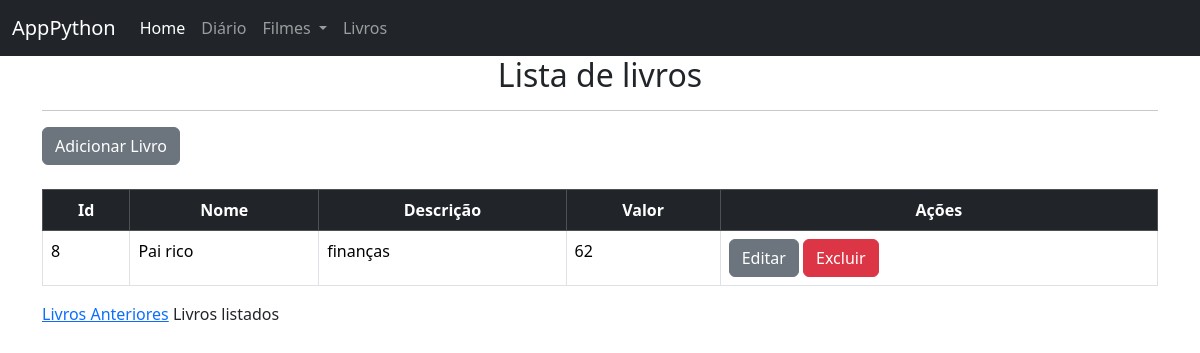
The page /livros?page=2 on the database its author committed.
### projeto/livro.py (models this page shows, shortened)
class livro(db.Model):
    id = db.Column(db.Integer, primary_key=True)
    nome = db.Column(db.String(50))
    descricao = db.Column(db.String(100))
    valor = db.Column(db.Integer)

### projeto/routs.py (the view)
@app.route('/livros')
def lista_livros():
    page = request.args.get('page', 1, type=int)
    per_page = 5
    todos_livros = livro.query.paginate(
        page=page,
        per_page=per_page
        )
    return render_template(
        'livros.html',
        livros=todos_livros
    )

### projeto/templates/livros.html
{% extends 'base.html' %}
{% block conteudo %}
<h2 class="text-center">Lista de livros</h2>
<hr>
<a class="btn btn-secondary" href="{{url_for('adiciona_livro')}}">Adicionar Livro</a>
<br><br>
<table class="table table-bordered table-hover">
    <thead class="table-dark">
        <tr>
            <th class="text-center">Id</th>
            <th class="text-center">Nome</th>
            <th class="text-center">Descrição</th>
            <th class="text-center">Valor</th>
            <th class="text-center">Ações</th>
        </tr>
        <tbody>
            {% for livro in livros %}
                <tr>
                   <td>{{livro.id}}</td>
                   <td>{{livro.nome}}</td>
                   <td>{{livro.descricao}}</td>
                   <td>{{livro.valor}}</td>
                   <td>
                    <a href="{{livro.id}}/atualiza_livro" class="btn btn-secondary btn-xs">Editar</a>
                    <a href="{{livro.id}}/remove_livro" class="btn btn-danger btn-xs" onclick="return confirm('Deseja excluir esse registro?')">Excluir</a>
                   </td>
                </tr>
            {% endfor %}
        </tbody>
    </thead>
</table>
{% if livros.has_prev %}
    <a href="{{url_for('lista_livros', page=livros.prev_num)}}">Livros Anteriores</a>
{% else %}
    Livros listados
{% endif %}
{% if livros.has_next %}
    <a href="{{url_for('lista_livros', page=livros.next_num)}}">Próximos livros</a>
{% else %}
    Livros listados
{% endif %}
{% endblock conteudo %}

### rows shown on the page
livro: id "8", nome "Pai rico", descricao "finanças", valor "62"
